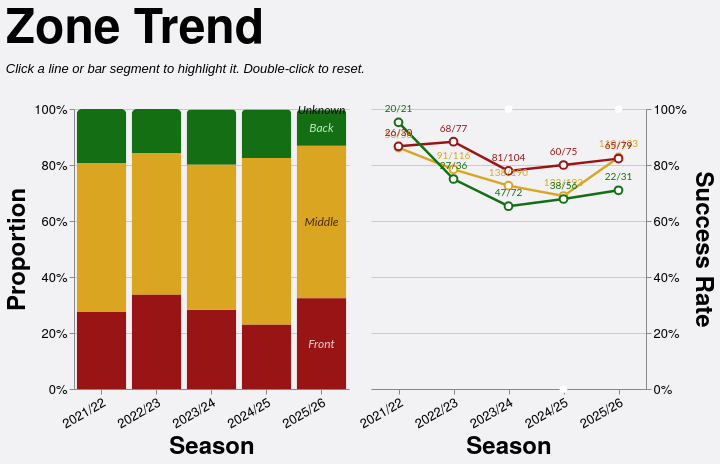

Express this chart as Vega-Lite.
### Vega-Lite specification from a JSON file in a GitHub repository (floating-point values rounded to 4 significant figures; data arrays with more than 128 entries replaced by an {"elided": "..."} marker saying what was removed)
{"config": {"axis": {"labelFont": "PT Sans Narrow, Helvetica Neue, Helvetica, Arial, sans-serif", "titleFont": "PT Sans Narrow, Helvetica Neue, Helvetica, Arial, sans-serif", "labelFontSize": 13, "titleFontSize": 24, "gridColor": "#202947", "gridOpacity": 0.2, "zindex": 1}, "text": {"font": "Lato, sans-serif"}, "bar": {"cornerRadiusEnd": 5}, "header": {"labelFont": "PT Sans Narrow, Helvetica Neue, Helvetica, Arial, sans-serif", "titleFont": "PT Sans Narrow, Helvetica Neue, Helvetica, Arial, sans-serif", "labelFontSize": 24, "titleFontSize": 28, "labelFontWeight": "bold", "orient": "left"}, "legend": {"labelFont": "PT Sans Narrow, Helvetica Neue, Helvetica, Arial, sans-serif", "titleFont": "PT Sans Narrow, Helvetica Neue, Helvetica, Arial, sans-serif", "labelFontSize": 14, "titleFontSize": 16, "titlePadding": 5, "fillColor": "white", "strokeColor": "black", "padding": 10, "titleFontWeight": "lighter", "titleFontStyle": "italic", "titleColor": "gray", "offset": 10}, "title": {"font": "PT Sans Narrow, Helvetica Neue, Helvetica, Arial, sans-serif", "fontSize": 48, "fontWeight": "bold", "anchor": "start", "align": "center", "titlePadding": 20, "subtitlePadding": 10, "subtitleFontSize": 13, "subtitleColor": "", "subtitleFontStyle": "italic", "offset": 15, "color": "black"}, "axisX": {"labelAngle": 0}, "facet": {"title": null, "header": null, "align": {"row": "each", "column": "each"}}, "resolve": {"scale": {"y": "independent", "facet": "independent"}}, "background": "#f2f1f4", "scale": {"offsetBandPaddingOuter": 0.2, "offsetBandPaddingInner": 0.1}, "view": {"stroke": null, "background": "transparent"}}, "hconcat": [{"layer": [{"mark": {"type": "bar", "opacity": 0.85}, "encoding": {"color": {"field": "area", "legend": null, "scale": {"domain": ["Front", "Middle", "Back"], "range": ["#991515", "goldenrod", "#146f14"]}, "sort": ["Front", "Middle", "Back"], "type": "nominal"}, "opacity": {"condition": {"param": "param_11", "value": 1.0, "empty": true}, "value": 0.2}, "order": {"field": "stack_order", "sort": "ascending", "type": "quantitative"}, "stroke": {"value": "transparent"}, "tooltip": [{"field": "season", "title": "Season", "type": "nominal"}, {"field": "area", "title": "Zone", "type": "nominal"}, {"field": "attempts", "format": ",.0f", "title": "Attempts", "type": "quantitative"}, {"field": "won", "format": ",.0f", "title": "Won", "type": "quantitative"}, {"field": "success_rate", "format": ".1%", "title": "Success Rate", "type": "quantitative"}], "x": {"axis": {"labelAngle": -30}, "field": "season", "sort": ["2021/22", "2022/23", "2023/24", "2024/25", "2025/26"], "title": "Season", "type": "nominal"}, "y": {"axis": {"format": "%", "orient": "left"}, "field": "attempts", "stack": "normalize", "title": "Proportion", "type": "quantitative"}}, "name": "view_7", "transform": [{"filter": "(loSquad == 'All' || datum.squad == loSquad) && (loGameType == 'All' || (loGameType == 'League + Cup' && (datum.game_type == 'League' || datum.game_type == 'Cup')) || (loGameType == 'League only' && datum.game_type == 'League') || datum.game_type == loGameType) && (loThrower == 'All' || datum.thrower == loThrower) && (loJumper == 'All' || datum.jumper == loJumper) && (loNumbers == 'All' || datum.numbers == loNumbers)"}, {"aggregate": [{"op": "count", "as": "attempts"}, {"op": "sum", "field": "won", "as": "won"}], "groupby": ["season", "area"]}, {"calculate": "datum.won / datum.attempts", "as": "success_rate"}, {"calculate": "datum.won + '/' + datum.attempts", "as": "won_attempts_label"}, {"calculate": "datum.area == 'Front' ? 0 : datum.area == 'Middle' ? 1 : datum.area == 'Back' ? 2 : 999", "as": "stack_order"}]}, {"mark": {"type": "text", "align": "center", "baseline": "middle", "fontSize": 12, "fontStyle": "italic"}, "encoding": {"color": {"field": "text_label_color", "legend": null, "scale": null, "type": "nominal"}, "opacity": {"condition": {"param": "param_11", "value": 0.9, "empty": true}, "value": 0.3}, "text": {"field": "area", "type": "nominal"}, "x": {"axis": {"labelAngle": -30}, "field": "season", "sort": ["2021/22", "2022/23", "2023/24", "2024/25", "2025/26"], "title": "Season", "type": "nominal"}, "y": {"field": "mid_y", "scale": {"domain": [0, 1]}, "type": "quantitative"}}, "transform": [{"filter": "(loSquad == 'All' || datum.squad == loSquad) && (loGameType == 'All' || (loGameType == 'League + Cup' && (datum.game_type == 'League' || datum.game_type == 'Cup')) || (loGameType == 'League only' && datum.game_type == 'League') || datum.game_type == loGameType) && (loThrower == 'All' || datum.thrower == loThrower) && (loJumper == 'All' || datum.jumper == loJumper) && (loNumbers == 'All' || datum.numbers == loNumbers)"}, {"aggregate": [{"op": "count", "as": "attempts"}, {"op": "sum", "field": "won", "as": "won"}], "groupby": ["season", "area"]}, {"calculate": "datum.won / datum.attempts", "as": "success_rate"}, {"calculate": "datum.won + '/' + datum.attempts", "as": "won_attempts_label"}, {"calculate": "datum.area == 'Front' ? 0 : datum.area == 'Middle' ? 1 : datum.area == 'Back' ? 2 : 999", "as": "stack_order"}, {"joinaggregate": [{"op": "sum", "field": "attempts", "as": "season_total"}], "groupby": ["season"]}, {"calculate": "datum.attempts / datum.season_total", "as": "proportion"}, {"window": [{"op": "sum", "field": "proportion", "as": "cum_prop"}], "frame": [null, 0], "groupby": ["season"], "sort": [{"field": "stack_order", "order": "ascending"}]}, {"calculate": "datum.cum_prop - datum.proportion / 2", "as": "mid_y"}, {"calculate": "datum.area == 'Front' ? '#fce8e8' : datum.area == 'Middle' ? '#3d2000' : datum.area == 'Back' ? '#d4f5d4' : 'black'", "as": "text_label_color"}, {"calculate": "toNumber(split(datum.season, '/')[0])", "as": "season_order_num"}, {"window": [{"op": "row_number", "field": "", "as": "season_rank"}], "groupby": ["area"], "sort": [{"field": "season_order_num", "order": "descending"}]}, {"filter": "datum.season_rank == 1"}]}], "height": 280, "width": {"step": 55}}, {"layer": [{"mark": {"type": "line", "point": {"fill": "white", "filled": false, "size": 60}, "strokeWidth": 2.5}, "encoding": {"color": {"field": "area", "legend": null, "scale": {"domain": ["Front", "Middle", "Back"], "range": ["#991515", "goldenrod", "#146f14"]}, "sort": ["Front", "Middle", "Back"], "type": "nominal"}, "detail": {"field": "area", "type": "nominal"}, "opacity": {"condition": {"param": "param_11", "value": 1.0, "empty": true}, "value": 0.2}, "tooltip": [{"field": "season", "title": "Season", "type": "nominal"}, {"field": "area", "title": "Zone", "type": "nominal"}, {"field": "attempts", "format": ",.0f", "title": "Attempts", "type": "quantitative"}, {"field": "won", "format": ",.0f", "title": "Won", "type": "quantitative"}, {"field": "success_rate", "format": ".1%", "title": "Success Rate", "type": "quantitative"}], "x": {"axis": {"labelAngle": -30}, "field": "season", "sort": ["2021/22", "2022/23", "2023/24", "2024/25", "2025/26"], "title": "Season", "type": "nominal"}, "y": {"axis": {"format": "%", "orient": "right"}, "field": "success_rate", "scale": {"domainMax": 1, "nice": true}, "title": "Success Rate", "type": "quantitative"}}, "name": "view_8", "transform": [{"filter": "(loSquad == 'All' || datum.squad == loSquad) && (loGameType == 'All' || (loGameType == 'League + Cup' && (datum.game_type == 'League' || datum.game_type == 'Cup')) || (loGameType == 'League only' && datum.game_type == 'League') || datum.game_type == loGameType) && (loThrower == 'All' || datum.thrower == loThrower) && (loJumper == 'All' || datum.jumper == loJumper) && (loNumbers == 'All' || datum.numbers == loNumbers)"}, {"aggregate": [{"op": "count", "as": "attempts"}, {"op": "sum", "field": "won", "as": "won"}], "groupby": ["season", "area"]}, {"calculate": "datum.won / datum.attempts", "as": "success_rate"}, {"calculate": "datum.won + '/' + datum.attempts", "as": "won_attempts_label"}]}, {"mark": {"type": "text", "align": "center", "baseline": "bottom", "dy": -8, "fontSize": 10}, "encoding": {"color": {"field": "area", "legend": null, "scale": {"domain": ["Front", "Middle", "Back"], "range": ["#991515", "goldenrod", "#146f14"]}, "sort": ["Front", "Middle", "Back"], "type": "nominal"}, "detail": {"field": "area", "type": "nominal"}, "opacity": {"condition": {"param": "param_11", "value": 1.0, "empty": true}, "value": 0.2}, "text": {"field": "won_attempts_label", "type": "nominal"}, "x": {"axis": {"labelAngle": -30}, "field": "season", "sort": ["2021/22", "2022/23", "2023/24", "2024/25", "2025/26"], "title": "Season", "type": "nominal"}, "y": {"axis": {"format": "%", "orient": "right"}, "field": "success_rate", "scale": {"domainMax": 1, "nice": true}, "title": "Success Rate", "type": "quantitative"}}, "transform": [{"filter": "(loSquad == 'All' || datum.squad == loSquad) && (loGameType == 'All' || (loGameType == 'League + Cup' && (datum.game_type == 'League' || datum.game_type == 'Cup')) || (loGameType == 'League only' && datum.game_type == 'League') || datum.game_type == loGameType) && (loThrower == 'All' || datum.thrower == loThrower) && (loJumper == 'All' || datum.jumper == loJumper) && (loNumbers == 'All' || datum.numbers == loNumbers)"}, {"aggregate": [{"op": "count", "as": "attempts"}, {"op": "sum", "field": "won", "as": "won"}], "groupby": ["season", "area"]}, {"calculate": "datum.won / datum.attempts", "as": "success_rate"}, {"calculate": "datum.won + '/' + datum.attempts", "as": "won_attempts_label"}]}], "height": 280, "width": {"step": 55}}], "data": {"name": "data-15e79532cff8ae58bb045c3a34749407"}, "params": [{"name": "loSquad", "value": "All"}, {"name": "loSeason", "value": "All"}, {"name": "loGameType", "value": "All"}, {"name": "loThrower", "value": "All"}, {"name": "loJumper", "value": "All"}, {"name": "loArea", "value": "All"}, {"name": "loNumbers", "value": "All"}, {"name": "param_11", "select": {"type": "point", "clear": "dblclick", "fields": ["area"], "on": "click"}, "views": ["view_7", "view_8"]}], "resolve": {"scale": {"color": "shared"}}, "spacing": 8, "title": {"text": "Zone Trend", "subtitle": "Click a line or bar segment to highlight it. Double-click to reset."}, "$schema": "https://vega.github.io/schema/vega-lite/v5.20.1.json", "datasets": {"data-15e79532cff8ae58bb045c3a34749407": {"elided": "1274 records"}}}
